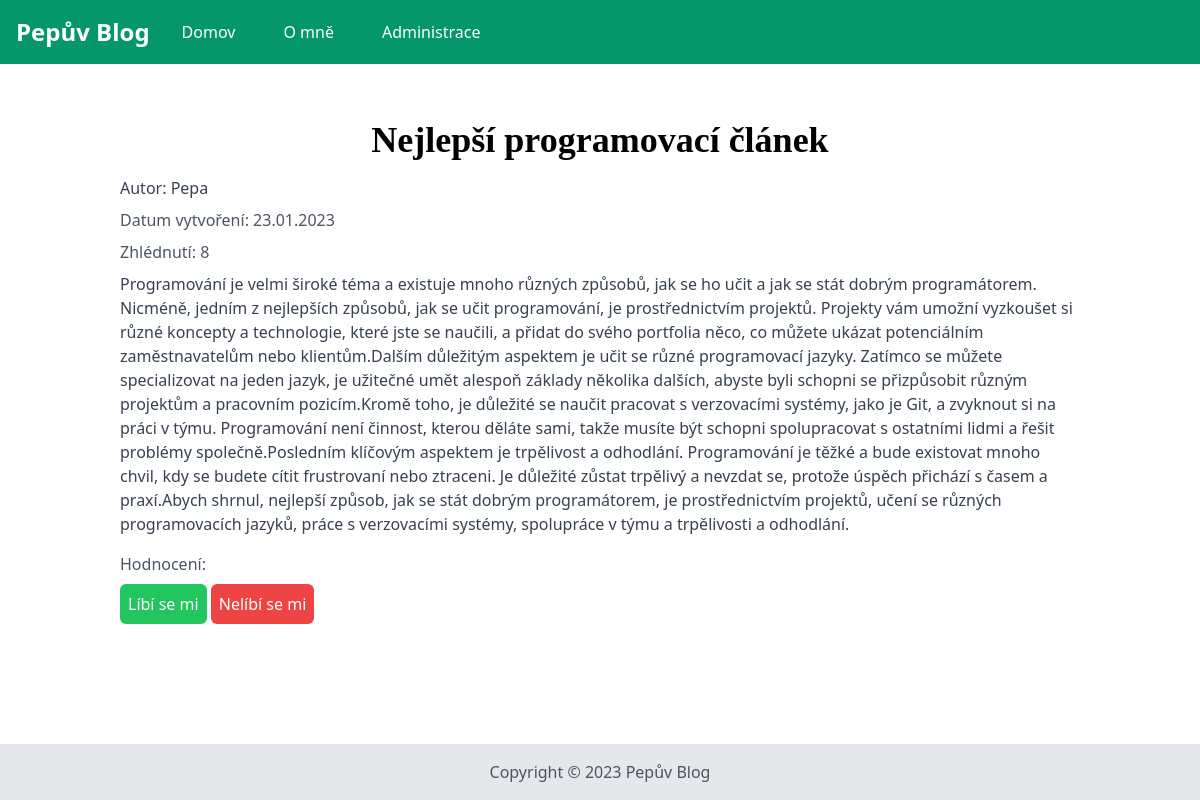
The app's page /article/1 with its own data.
### app.py (models this page shows, shortened)
class Article(db.Model):
    id = db.Column(db.Integer, primary_key=True)
    title = db.Column(db.String, nullable=False)
    content = db.Column(db.String, nullable=False)
    author_id = db.Column(db.Integer, db.ForeignKey('user.id'), nullable=False)
    date_created = db.Column(db.DateTime, default=datetime.utcnow)
    views = db.Column(db.Integer, default=0)
    reviews = db.Column(db.Integer, default=0)

class User(db.Model):
    id = db.Column(db.Integer, primary_key=True)
    login = db.Column(db.String, nullable=False)
    password = db.Column(db.String, nullable=False)
    admin = db.Column(db.Boolean, default=0)
    articles = db.relationship('Article', backref='author', lazy=True)
    is_active = db.Column(db.Boolean, default=True)
    is_authenticated = db.Column(db.Boolean)
    def is_authenticated(self):
        return self.is_authenticated
    def is_active(self):
        return self.is_active

### app.py (the view)
@app.route("/article/<int:id>")
def article(id):
    article = Article.query.filter_by(id=id).first()
    article.views=article.views+1
    db.session.commit()
    return render_template("article.html",article=article)

### templates/article.html (shortened to what this page needs)
{% extends 'base.html' %}
{% block body %}
<div class="container mx-auto p-4">
    <div class="bg-white p-4">
      <h1 class="text-4xl font-bold font-serif mb-4 text-center">{{article.title}}</h1>
      <p class="text-gray-700 mb-2">Autor: {{article.author.login}}</p>
      <p class="text-gray-600 mb-2">Datum vytvoření: {{article.date_created.strftime('%d.%m.%Y')}}</p>
      <p class="text-gray-600 mb-2">Zhlédnutí: {{article.views}}</p>
      <div class="text-gray-700 mb-4">
          {{article.content}}
        </div>
        <div>
          <p class="text-gray-600 mb-2">Hodnocení: {{article.review}}</p>
        <button class="bg-green-500 text-white p-2 rounded-md hover:bg-green-600">Líbí se mi</button>
        <button class="bg-red-500 text-white p-2 rounded-md hover:bg-red-600">Nelíbí se mi</button>
      </div>
    </div>
  </div>
{% endblock %}

### records on screen
Article: title "Nejlepší programovací článek", date_created "23.01.2023", views "8", content "Programování je velmi široké téma a existuje mnoho různých způsobů, jak se ho učit a jak se stát dobrým programátorem. Nicméně, jedním z nejlepších způsobů, jak se učit programování, je prostřednictvím projektů. Projekty vám umožní vyzkoušet si různé koncepty a technologie, které jste se naučili, a přidat do svého portfolia něco, co můžete ukázat potenciálním zaměstnavatelům nebo klientům.Dalším důležitým aspektem je učit se různé programovací jazyky. Zatímco se můžete specializovat na jeden jazyk, je užitečné umět alespoň základy několika dalších, abyste byli schopni se přizpůsobit různým projektům a pracovním pozicím.Kromě toho, je důležité se naučit pracovat s verzovacími systémy, jako…"
User: author.login "Pepa"
